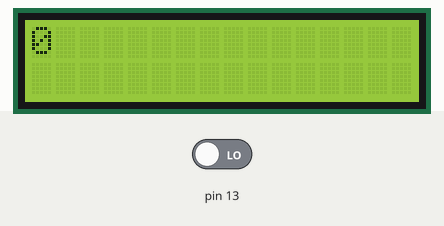
Simulated run of this sketch. Board: Arduino Uno, built with avr-gcc and run on an emulated ATmega328P. On the bench: 16×2 character LCD. The test bench sets the inputs (shaded band); at power-on: pin 13 LOW.

Above: at 1.2 s.
1.3 s: pin 13 driven HIGH
At 1.31 s:
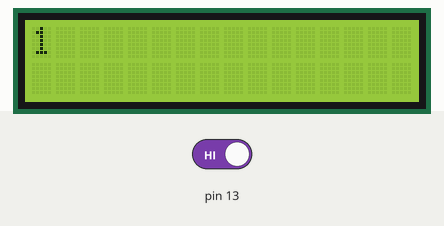
At 1.72 s:
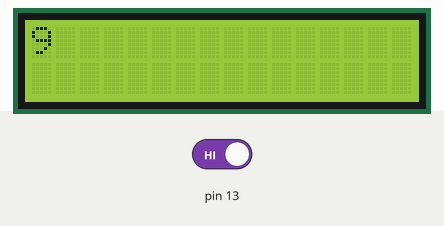

The sketch:

LCD_button.ino
```cpp
#include <LiquidCrystal_I2C.h>
LiquidCrystal_I2C lcd(0x27, 16, 2);
int second=0;
void setup() {
  // put your setup code here, to run once:
lcd.init();
lcd.backlight();
pinMode(13,INPUT);
lcd.setCursor(0,0);
lcd.print(second);
}

void loop() {
  // put your main code here, to run repeatedly:

if(digitalRead(13)){
  second++;
  lcd.setCursor(0,0);
  lcd.print(second);
  delay(50);
}
}
```

Measured:
- after the input at 1.3 s, the display: changes at once (image 1)
